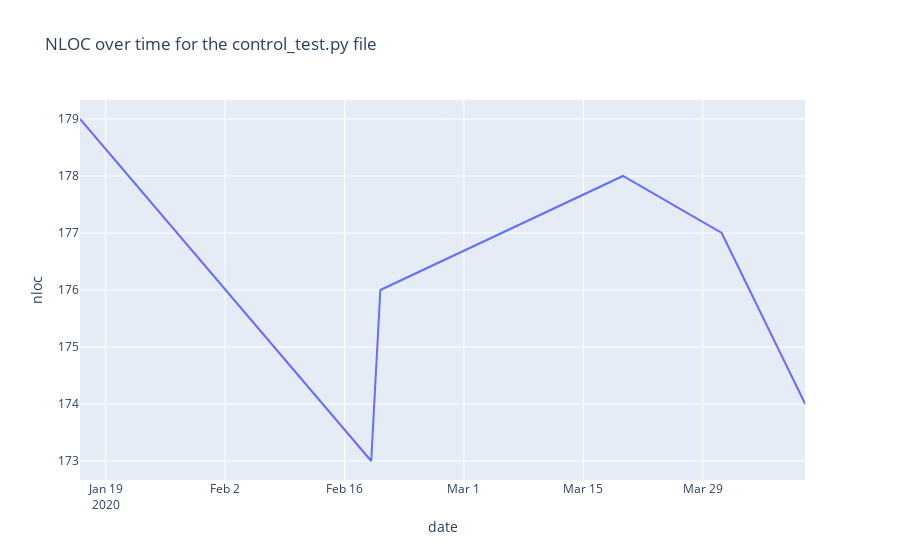

Notebook code cell kept with this figure:
### Code cell
# and now we can plot it with pandas
df = df.sort_values(by='timestamp', axis=0)
df['date'] = df['timestamp'].apply(lambda x:  datetime.fromtimestamp(x))
fig = px.line(df, x='date', y='nloc', title='NLOC over time for the {} file'.format(files[8]['name'])).show()

### Figure 1 — Plotly figure (JSON) as saved in the notebook; plotly's stock layout.template omitted (floating-point values rounded to 4 significant figures)
{"data": [{"hoverlabel": {"namelength": 0}, "hovertemplate": "date=%{x}<br>nloc=%{y}", "legendgroup": "", "line": {"color": "#636efa", "dash": "solid"}, "mode": "lines", "name": "", "showlegend": false, "type": "scatter", "x": ["2020-01-16T00:00:38", "2020-02-19T03:14:46", "2020-02-19T03:14:46", "2020-02-20T04:55:47", "2020-03-19T15:29:37", "2020-03-19T15:29:37", "2020-03-31T05:12:33", "2020-03-31T05:12:33", "2020-04-10T00:10:49", "2020-04-10T00:10:49"], "xaxis": "x", "y": [179, 173, 173, 176, 178, 178, 177, 177, 174, 174], "yaxis": "y"}], "layout": {"autosize": true, "legend": {"tracegroupgap": 0}, "title": {"text": "NLOC over time for the control_test.py file"}, "xaxis": {"anchor": "y", "autorange": true, "domain": [0, 0.98], "range": ["2020-01-16 00:00:38", "2020-04-10 00:10:49"], "title": {"text": "date"}, "type": "date"}, "yaxis": {"anchor": "x", "autorange": true, "domain": [0, 1], "range": [172.7, 179.3], "title": {"text": "nloc"}, "type": "linear"}}}
